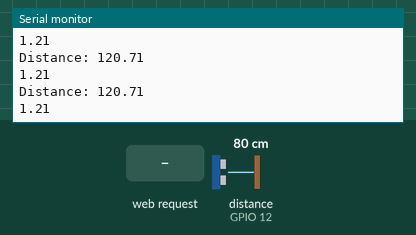
Simulated run of this sketch. Board: ESP8266 (NodeMCU). On the bench: the last lines printed to the serial monitor. Wiring (inferred from the names in the program): ultrasonic range finder: trigger GPIO 13; echo GPIO 12. The test bench sets the inputs (shaded band); at power-on: distance to the obstacle (sensor on GPIO 12) 80 cm. The echo pulse lasts 58.3 µs per cm; WiFi joins after 1.5 s; servers stay silent unless stated; storage starts empty.

Above: at 2.7 s.
2.8 s: distance to the obstacle (sensor on GPIO 12) set to 2 cm
At 3.01 s:
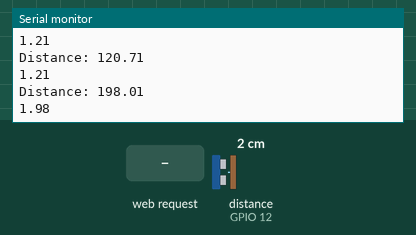
4.3 s: HTTP request GET /cond received
5.8 s: distance to the obstacle (sensor on GPIO 12) set to 4 cm
At 6.02 s:
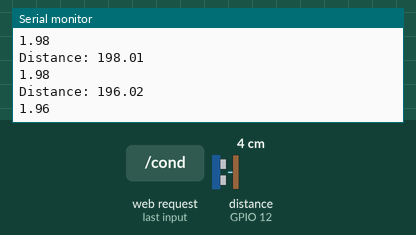
7.3 s: HTTP request GET /height received
Timing chart, 0 to 9.8 s (numbered marks = the images above; inputs shaded):
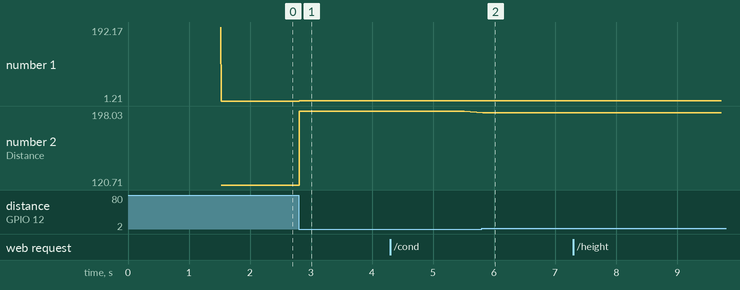

The sketch:

ESP_Chart_Web_Server.ino
```cpp
/*********
  Rui Santos
*********/

// Import required libraries
#ifdef ESP32
  #include <WiFi.h>
  #include <ESPAsyncWebServer.h>
  #include <SPIFFS.h>
#else
  #include <Arduino.h>
  #include <ESP8266WiFi.h>
  #include <Hash.h>
  #include <ESPAsyncTCP.h>
  #include <ESPAsyncWebServer.h>
  #include <FS.h>
#endif
#include <Wire.h>
#include <WiFiClientSecure.h>
#include <UniversalTelegramBot.h>   // Universal Telegram Bot Library written by Brian Lough: https://github.com/witnessmenow/Universal-Arduino-Telegram-Bot
#include <ArduinoJson.h>

// Replace with your network credentials
const char* ssid = "olla-2";
const char* password = "ollaolla";

// Initialize Telegram BOT
#define BOTtoken "1698392996:AAE6aL9qSwMQvoV9eUeXhCCDvsh43h6UN-A"  // your Bot Token (Get from Botfather)

// Use @myidbot to find out the chat ID of an individual or a group
// Also note that you need to click "start" on a bot before it can
// message you
#define CHAT_ID "993814357"

WiFiClientSecure client;
UniversalTelegramBot bot(BOTtoken, client);

// Checks for new messages every 1 second.
int botRequestDelay = 1000;
unsigned long lastTimeBotRan;

const int ledPin = 2;
bool ledState = LOW;

// defines pins numbers
const int trigPin = 13;
const int echoPin = 12;
//const int buzzer = 27;
long duration;
float distance;

// Create AsyncWebServer object on port 80
AsyncWebServer server(80);

float readSR04() {
  // Clears the trigPin
  digitalWrite(trigPin, LOW);
  delayMicroseconds(2);

  // Sets the trigPin on HIGH state for 10 micro seconds
  digitalWrite(trigPin, HIGH);
  delayMicroseconds(10);
  digitalWrite(trigPin, LOW);

/*digitalWrite(buzzer, HIGH);
delayMicroseconds(400);
digitalWrite(buzzer, LOW);*/

  // Reads the echoPin, returns the sound wave travel time in microseconds
  duration = pulseIn(echoPin, HIGH);

  // Calculating the distance
  distance= 200-(duration*0.034/2);

  // Prints the distance on the Serial Monitor
  Serial.print("Distance: ");
  Serial.println(distance);
  // Read temperature as Celsius (the default)
  float t = distance/100;

  if (isnan(t)) {
    Serial.println("Failed to read from HC-SR04 sensor!");
  }
  else {
    Serial.println(t);
    return float(t);
  }
}

String waterLevel(){
  float l = readSR04();
  return String(l);
  }

String cond() {
  float h = readSR04();
  if (h <= 1.8) {
    return "AMAN";
    }
   else {
    return "BAHAYA";
    }
  }

void setup(){
  // Serial port for debugging purposes
  Serial.begin(115200);
  pinMode(trigPin, OUTPUT); // Sets the trigPin as an Output
  pinMode(echoPin, INPUT); // Sets the echoPin as an Input
  /*
  bool status;
  // default settings
  // (you can also pass in a Wire library object like &Wire2)
  status = bme.begin(0x76);
  if (!status) {
    Serial.println("Could not find a valid BME280 sensor, check wiring!");
    while (1);
  }*/

  // Initialize SPIFFS
  if(!SPIFFS.begin()){
    Serial.println("An Error has occurred while mounting SPIFFS");
    return;
  }

  WiFi.mode(WIFI_STA);
  WiFi.begin(ssid, password);
  client.setCACert(TELEGRAM_CERTIFICATE_ROOT); // Add root certificate for api.telegram.org

  while (WiFi.status() != WL_CONNECTED) {
    Serial.print(".");
    delay(500);
  }

  // Print ESP32 Local IP Address
  Serial.println(WiFi.localIP());

  // Route for root / web page
  server.on("/", HTTP_GET, [](AsyncWebServerRequest *request){
    request->send(SPIFFS, "/index.html");
  });
  server.on("/cond", HTTP_GET, [](AsyncWebServerRequest *request){
    request->send_P(200, "text/plain", cond().c_str());
  });
  server.on("/height", HTTP_GET, [](AsyncWebServerRequest *request){
    request->send_P(200, "text/plain", waterLevel().c_str());
  });
  /*server.on("/humidity", HTTP_GET, [](AsyncWebServerRequest *request){
    request->send_P(200, "text/plain", readBME280Humidity().c_str());
  });
  server.on("/pressure", HTTP_GET, [](AsyncWebServerRequest *request){
    request->send_P(200, "text/plain", readBME280Pressure().c_str());
  });*/

  // Start server
  server.begin();
}

void loop(){
  float level = readSR04();
  if(level > 1.8){
    bot.sendMessage(CHAT_ID, "Kondisi BAHAYA, Ketinggian Air: " + String(level), "");
  }
}
```

Measured:
- after the input at 2.8 s, the serial monitor: prints a new line at once (image 1)
- after the input at 5.8 s, the serial monitor: prints a new line at once (image 2)
- plotted number 1: 1.21 → 1.98 after the input at 2.8 s, 1.98 → 1.96 after the input at 5.8 s
- plotted number 2: 120.71 → 198.01 after the input at 2.8 s, 198.01 → 196.02 after the input at 5.8 s
